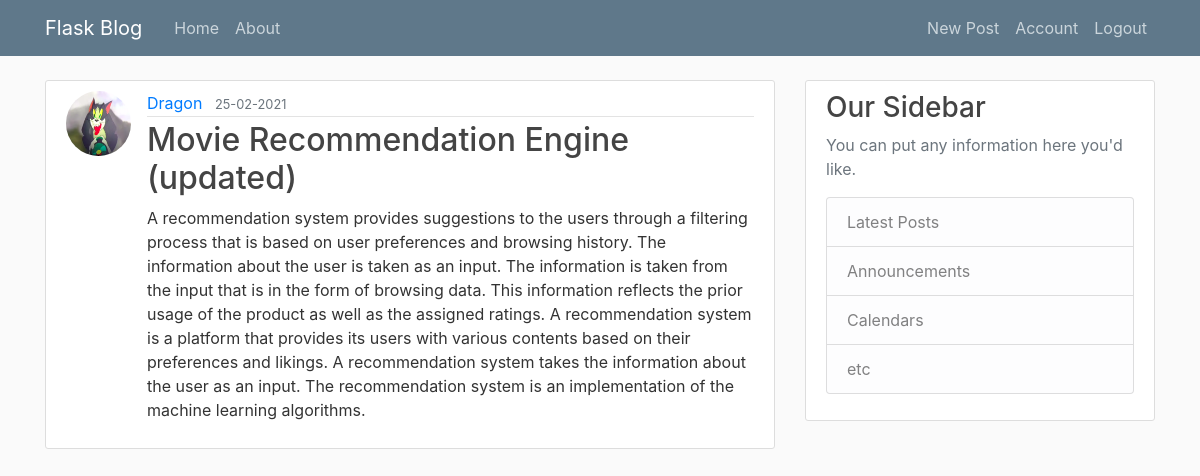
Screenshot of /post/1 (signed in) with the database file from the repository.
### flaskblog/models.py (models this page shows, shortened)
class User(db.Model, UserMixin):
    id = db.Column(db.Integer, primary_key=True)
    username = db.Column(db.String(20), unique=True, nullable=False)
    email = db.Column(db.String(120), unique=True, nullable=False)
    image_file = db.Column(db.String(20), nullable=False, default='default.jpg')
    password = db.Column(db.String(60), nullable=False)
    posts = db.relationship('Post', backref='author', lazy=True)

class Post(db.Model):
    id = db.Column(db.Integer, primary_key=True)
    title = db.Column(db.String(20), nullable=False)
    date_posted = db.Column(db.DateTime, nullable=False, default=datetime.now(tz=gettz('Asia/Kolkata')))
    content = db.Column(db.Text, nullable=False)
    user_id = db.Column(db.Integer, db.ForeignKey('user.id'), nullable=False)

### flaskblog/routes.py (the view)
@app.route("/post/<int:post_id>")
def post(post_id):
    post = Post.query.get_or_404(post_id)
    return render_template('post.html', title=post.title, post=post)

### flaskblog/models.py (called while the page is built)
@login_manager.user_loader
def load_user(user_id):
    return User.query.get(int(user_id))

### flaskblog/templates/post.html (shortened to what this page needs)
{% extends "layout.html" %}
{% block content %}
        <article class="media content-section">
          <img class="rounded-circle article-img" src="{{ url_for('static', filename='profile_pics/' + post.author.image_file) }}">
          <div class="media-body">
            <div class="article-metadata">
              <a class="mr-2" href="#">{{ post.author.username }}</a>
              <small class="text-muted">{{ post.date_posted.strftime('%d-%m-%Y') }}</small>
            </div>
            <h2><a class="article-title">{{ post.title }}</a></h2>
            <p class="article-content">{{ post.content }}</p>
          </div>
        </article>
{% endblock content %}

### flaskblog/static/main.css (style rules this page uses)
body { background: #fafafa; color: #333333; margin-top: 5rem; }
h1, h2, h3, h4, h5, h6 { color: #444444; }
.content-section { background: #ffffff; padding: 10px 20px; border: 1px solid #dddddd; border-radius: 3px; margin-bottom: 20px; }
.article-title { color: #444444; }
.article-content { white-space: pre-line; }
.article-img { height: 65px; width: 65px; margin-right: 16px; }
.article-metadata { padding-bottom: 1px; margin-bottom: 4px; border-bottom: 1px solid #e3e3e3 }

### rows the page displays
User: image_file (picture), author.username "Dragon"
Post: date_posted "25-02-2021", title "Movie Recommendation Engine (updated)", content "A recommendation system provides suggestions to the users through a filtering process that is based on user preferences and browsing history. The information about the user is taken as an input. The information is taken from the input that is in the form of browsing data. This information reflects the prior usage of the product as well as the assigned ratings. A recommendation system is a platform that provides its users with various contents based on their preferences and likings. A recommendation system takes the information about the user as an input. The recommendation system is an implementation of the machine learning algorithms."
